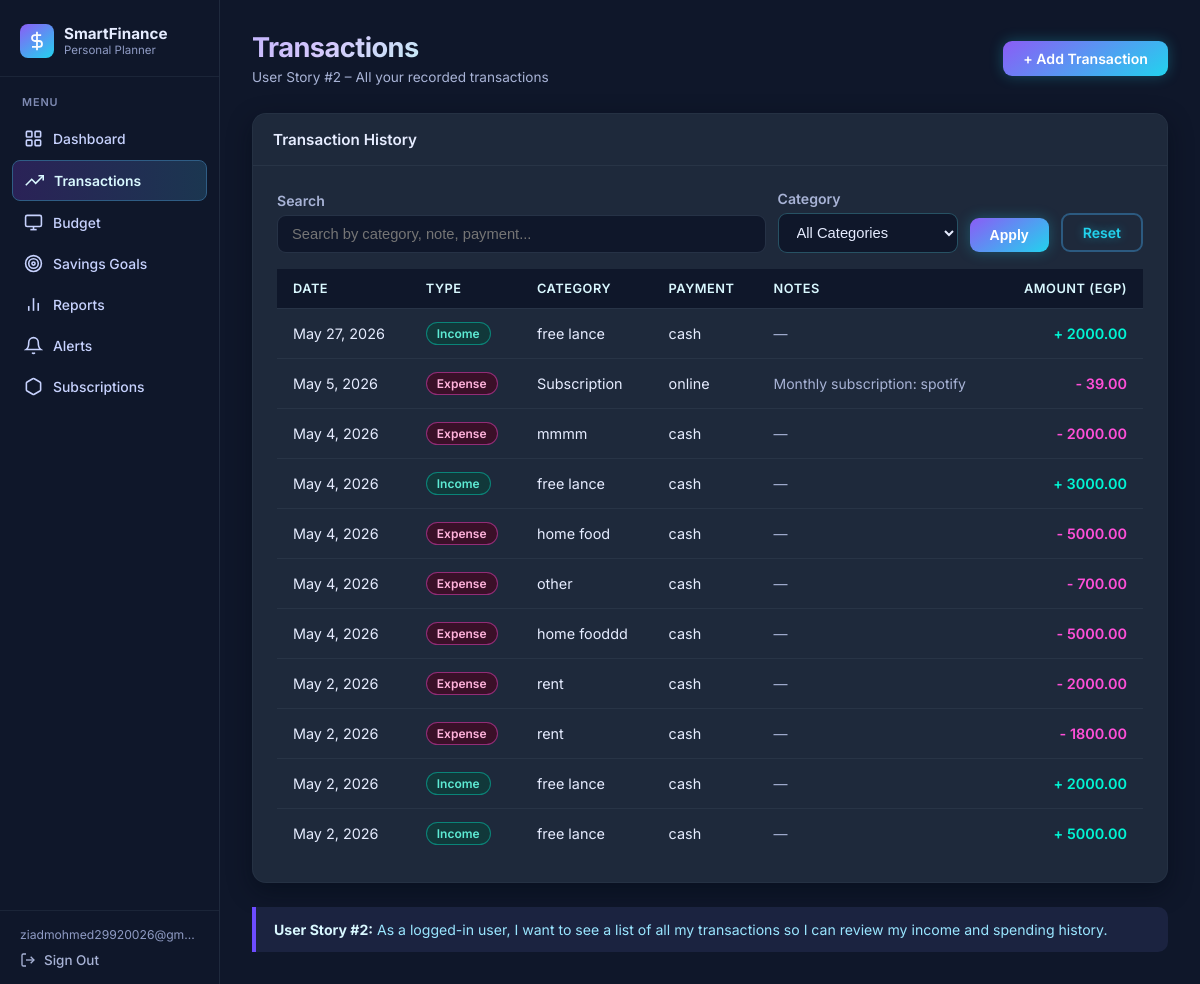
Page /transactions/ (signed in) on the committed database.
### budget/models.py (models this page shows, shortened)
class Transaction(models.Model):
    TYPE_CHOICES = [
        ('expense', 'Expense'),
        ('income',  'Income'),
    ]
    PAYMENT_CHOICES = [
        ('cash',   'Cash'),
        ('card',   'Card'),
        ('online', 'Online'),
    ]
    user             = models.ForeignKey(User, on_delete=models.CASCADE)
    transaction_type = models.CharField(max_length=10, choices=TYPE_CHOICES)
    amount           = models.DecimalField(max_digits=10, decimal_places=2)
    category         = models.CharField(max_length=100)
    date             = models.DateField()
    payment_method   = models.CharField(max_length=10, choices=PAYMENT_CHOICES, default='cash')
    notes            = models.TextField(blank=True)
    created_at       = models.DateTimeField(auto_now_add=True)
    class Meta:
        ordering = ['-date']

### budget/views.py (the view, shortened to what this page needs)
# urls.py: path('transactions/',     views.transaction_list_view, name='transaction_list'),
@login_required
def transaction_list_view(request):
    transactions = Transaction.objects.filter(user=request.user)
    query = request.GET.get('q', '').strip()
    category = request.GET.get('category', '').strip()
    if category:
        transactions = transactions.filter(category=category)
    categories = (
        Transaction.objects.filter(user=request.user)
        .values_list('category', flat=True)
        .distinct()
        .order_by('category')
    )
    return render(request, 'budget/transaction_list.html', {
        'transactions': transactions,
        'categories': categories,
        'query': query,
        'selected_category': category,
    })

### budget/templates/budget/transaction_list.html (shortened to what this page needs)
{% extends 'budget/base.html' %}
{% block content %}
<div class="page-header">
    <div>
        <h2>Transactions</h2>
        <p>User Story #2 – All your recorded transactions</p>
    </div>
    <a href="{% url 'add_transaction' %}" class="btn btn-primary">+ Add Transaction</a>
</div>
<div class="card">
    <div class="card-header">Transaction History</div>
    <div class="card-body">
        <form method="GET" action="{% url 'transaction_list' %}" style="display:flex; gap:12px; align-items:flex-end; flex-wrap:wrap; margin-bottom:16px;">
            <div class="form-group" style="margin-bottom:0; flex:1; min-width:220px;">
                <label for="q">Search</label>
                <input
                    type="text"
                    id="q"
                    name="q"
                    class="form-control"
                    value="{{ query }}"
                    placeholder="Search by category, note, payment..."
                >
            </div>
            <div class="form-group" style="margin-bottom:0; min-width:180px;">
                <label for="category">Category</label>
                <select id="category" name="category" class="form-control">
                    <option value="">All Categories</option>
                </select>
            </div>
            <button type="submit" class="btn btn-primary" style="margin-bottom:1px;">Apply</button>
            <a href="{% url 'transaction_list' %}" class="btn btn-outline" style="margin-bottom:1px;">Reset</a>
        </form>
        {% if transactions %}
        <table class="data-table">
            <thead>
                <tr>
                    <th>Date</th>
                    <th>Type</th>
                    <th>Category</th>
                    <th>Payment</th>
                    <th>Notes</th>
                    <th style="text-align:right;">Amount (EGP)</th>
                </tr>
            </thead>
            <tbody>
                {% for t in transactions %}
                <tr>
                    <td>{{ t.date }}</td>
                    <td>
                        {% if t.transaction_type == 'expense' %}
                            <span class="badge badge-red">Expense</span>
                        {% else %}
                            <span class="badge badge-green">Income</span>
                        {% endif %}
                    </td>
                    <td>{{ t.category }}</td>
                    <td>{{ t.payment_method }}</td>
                    <td style="color:#a8b3d6; font-size:0.875rem;">{{ t.notes|default:"—" }}</td>
                    <td style="text-align:right; font-weight:600;">
                        {% if t.transaction_type == 'expense' %}
                            <span style="color:#ff4fd8;">- {{ t.amount|floatformat:2 }}</span>
                        {% else %}
                            <span style="color:#00f5d4;">+ {{ t.amount|floatformat:2 }}</span>
                        {% endif %}
                    </td>
                </tr>
                {% endfor %}
            </tbody>
        </table>
        {% endif %}
    </div>
</div>
<div class="info-box">
    <strong>User Story #2:</strong> As a logged-in user, I want to see a list of all
    my transactions so I can review my income and spending history.
</div>
{% endblock %}

### budget/templates/budget/base.html (shortened to what this page needs)
<!DOCTYPE html>
<html lang="en">
<head>
</head>
<body>
{% if user.is_authenticated %}
<aside class="sidebar">
    <div class="sidebar-brand">
        <div class="brand-icon">
            <svg viewBox="0 0 24 24" fill="none" stroke="currentColor" stroke-width="2">
                <line x1="12" y1="1" x2="12" y2="23"/><path d="M17 5H9.5a3.5 3.5 0 0 0 0 7h5a3.5 3.5 0 0 1 0 7H6"/>
            </svg>
        </div>
        <div class="brand-text">
            <div class="brand-name">SmartFinance</div>
            <div class="brand-sub">Personal Planner</div>
        </div>
    </div>
    <nav class="sidebar-nav">
        <div class="nav-section-label">Menu</div>
        <a href="{% url 'dashboard' %}"
           class="nav-item {% if request.resolver_match.url_name == 'dashboard' %}active{% endif %}">
            <svg class="nav-icon" viewBox="0 0 24 24" fill="none" stroke="currentColor" stroke-width="2">
                <rect x="3" y="3" width="7" height="7" rx="1"/><rect x="14" y="3" width="7" height="7" rx="1"/>
                <rect x="14" y="14" width="7" height="7" rx="1"/><rect x="3" y="14" width="7" height="7" rx="1"/>
            </svg>
            Dashboard
        </a>
        <a href="{% url 'transaction_list' %}"
           class="nav-item {% if request.resolver_match.url_name == 'transaction_list' or request.resolver_match.url_name == 'add_transaction' %}active{% endif %}">
            <svg class="nav-icon" viewBox="0 0 24 24" fill="none" stroke="currentColor" stroke-width="2">
                <polyline points="23 6 13.5 15.5 8.5 10.5 1 18"/><polyline points="17 6 23 6 23 12"/>
            </svg>
            Transactions
        </a>
        <a href="{% url 'budget_list' %}"
           class="nav-item {% if request.resolver_match.url_name == 'budget_list' or request.resolver_match.url_name == 'create_budget' %}active{% endif %}">
            <svg class="nav-icon" viewBox="0 0 24 24" fill="none" stroke="currentColor" stroke-width="2">
                <rect x="2" y="3" width="20" height="14" rx="2"/><line x1="8" y1="21" x2="16" y2="21"/>
                <line x1="12" y1="17" x2="12" y2="21"/>
            </svg>
            Budget
        </a>
        <a href="{% url 'goals' %}"
           class="nav-item {% if request.resolver_match.url_name == 'goals' or request.resolver_match.url_name == 'contribute' %}active{% endif %}">
            <svg class="nav-icon" viewBox="0 0 24 24" fill="none" stroke="currentColor" stroke-width="2">
                <circle cx="12" cy="12" r="10"/><circle cx="12" cy="12" r="6"/><circle cx="12" cy="12" r="2"/>
            </svg>
            Savings Goals
        </a>
        <a href="{% url 'reports' %}"
           class="nav-item {% if request.resolver_match.url_name == 'reports' %}active{% endif %}">
            <svg class="nav-icon" viewBox="0 0 24 24" fill="none" stroke="currentColor" stroke-width="2">
                <line x1="18" y1="20" x2="18" y2="10"/><line x1="12" y1="20" x2="12" y2="4"/>
                <line x1="6" y1="20" x2="6" y2="14"/>
            </svg>
            Reports
        </a>
        <a href="{% url 'alerts' %}"
           class="nav-item {% if request.resolver_match.url_name == 'alerts' %}active{% endif %}">
            <svg class="nav-icon" viewBox="0 0 24 24" fill="none" stroke="currentColor" stroke-width="2">
                <path d="M18 8A6 6 0 0 0 6 8c0 7-3 9-3 9h18s-3-2-3-9"/>
                <path d="M13.73 21a2 2 0 0 1-3.46 0"/>
            </svg>
            Alerts
        </a>
        <a href="{% url 'subscriptions' %}"
           class="nav-item {% if request.resolver_match.url_name == 'subscriptions' or request.resolver_match.url_name == 'pay_subscription' %}active{% endif %}">
            <svg class="nav-icon" viewBox="0 0 24 24" fill="none" stroke="currentColor" stroke-width="2">
                <path d="M21 16V8a2 2 0 0 0-1-1.73l-7-4a2 2 0 0 0-2 0l-7 4A2 2 0 0 0 3 8v8a2 2 0 0 0 1 1.73l7 4a2 2 0 0 0 2 0l7-4A2 2 0 0 0 21 16z"/>
            </svg>
            Subscriptions
        </a>
    </nav>
    <div class="sidebar-footer">
        <div class="sidebar-user-name">{{ user.email|default:user.username }}</div>
        <a href="{% url 'logout' %}" class="sidebar-signout">
            <svg width="16" height="16" viewBox="0 0 24 24" fill="none" stroke="currentColor" stroke-width="2">
                <path d="M9 21H5a2 2 0 0 1-2-2V5a2 2 0 0 1 2-2h4"/>
                <polyline points="16 17 21 12 16 7"/><line x1="21" y1="12" x2="9" y2="12"/>
            </svg>
            Sign Out
        </a>
    </div>
</aside>
<div class="main-wrapper">
{% endif %}
<main>
    {% block content %}{% endblock %}
</main>
{% if user.is_authenticated %}
</div>
{% else %}
</div>
{% endif %}
</body>
</html>

### rows in the picture
Transaction: date "May 27, 2026", transaction_type "Income", category "free lance", payment_method "cash", notes "—", amount "2000.00"
Transaction: date "May 5, 2026", transaction_type "Expense", category "Subscription", payment_method "online", notes "Monthly subscription: spotify", amount "39.00"
Transaction: date "May 4, 2026", transaction_type "Expense", category "mmmm", payment_method "cash", notes "—", amount "2000.00"
Transaction: date "May 4, 2026", transaction_type "Income", category "free lance", payment_method "cash", notes "—", amount "3000.00"
Transaction: date "May 4, 2026", transaction_type "Expense", category "home food", payment_method "cash", notes "—", amount "5000.00"
Transaction: date "May 4, 2026", transaction_type "Expense", category "other", payment_method "cash", notes "—", amount "700.00"
Transaction: date "May 4, 2026", transaction_type "Expense", category "home fooddd", payment_method "cash", notes "—", amount "5000.00"
Transaction: date "May 2, 2026", transaction_type "Expense", category "rent", payment_method "cash", notes "—", amount "2000.00"
Transaction: date "May 2, 2026", transaction_type "Expense", category "rent", payment_method "cash", notes "—", amount "1800.00"
Transaction: date "May 2, 2026", transaction_type "Income", category "free lance", payment_method "cash", notes "—", amount "2000.00"
Transaction: date "May 2, 2026", transaction_type "Income", category "free lance", payment_method "cash", notes "—", amount "5000.00"

### other values in the picture
{{ user.email|default:user.username }} "ziadmohmed29920026@gm…"
